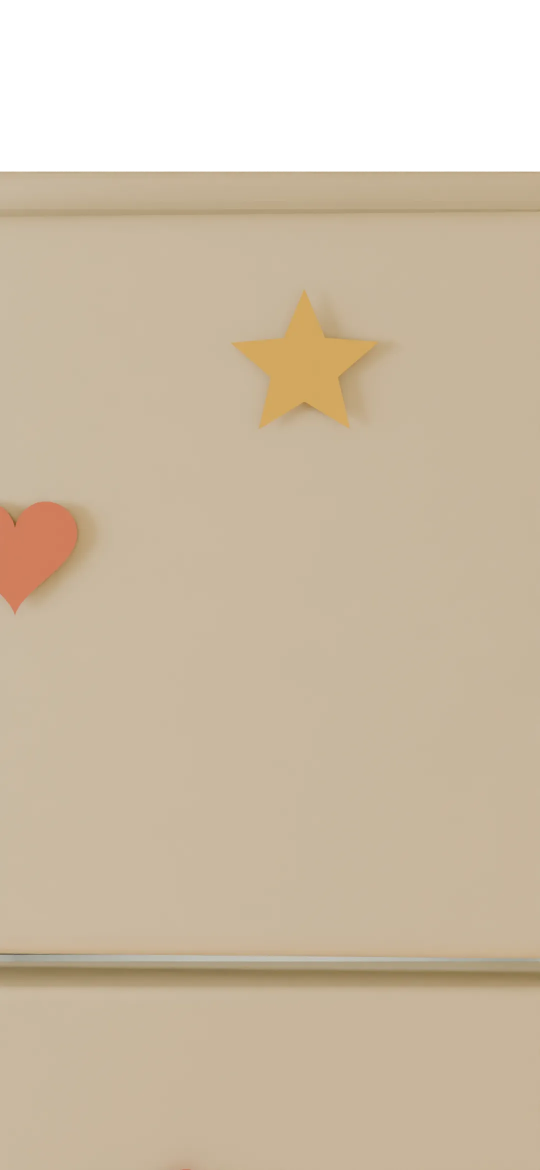
#> input picture assets/scenes/kitchen/fridge-v2/cream/morning/freezer_door_001.webp, 1080 x 2340 px, given in place of approach_000.webp, which was not available (shown at 1/2 size)
$ python make-preview-gif.py
#> lines starting #> are read from the running program, lines starting #| are printed output that depends on the picture; pictures that were not available may be replaced by others from this repository, and a replacement may not be noted
from pathlib import Path
from PIL import Image
BASE=Path('E:/work/SOFRA/app/design-assets/blender/current/fridge-motion-r18')
frames=[]
for phase,count in [('approach',30),('door',14)]:
 for i in range(count):
  with Image.open(BASE/f'frames/morning/{phase}_{i:03d}.webp') as source:
#> source is the input picture: PIL image 1080x2340 RGBA; mean R, G, B, A 169.9, 154.4, 132, 217.6
   backdrop=Image.new('RGBA',source.size,(238,228,209,255));backdrop.alpha_composite(source.convert('RGBA'))
#> after `backdrop = Image.new('RGBA', source.size, (238, 228, 209, 255))`:
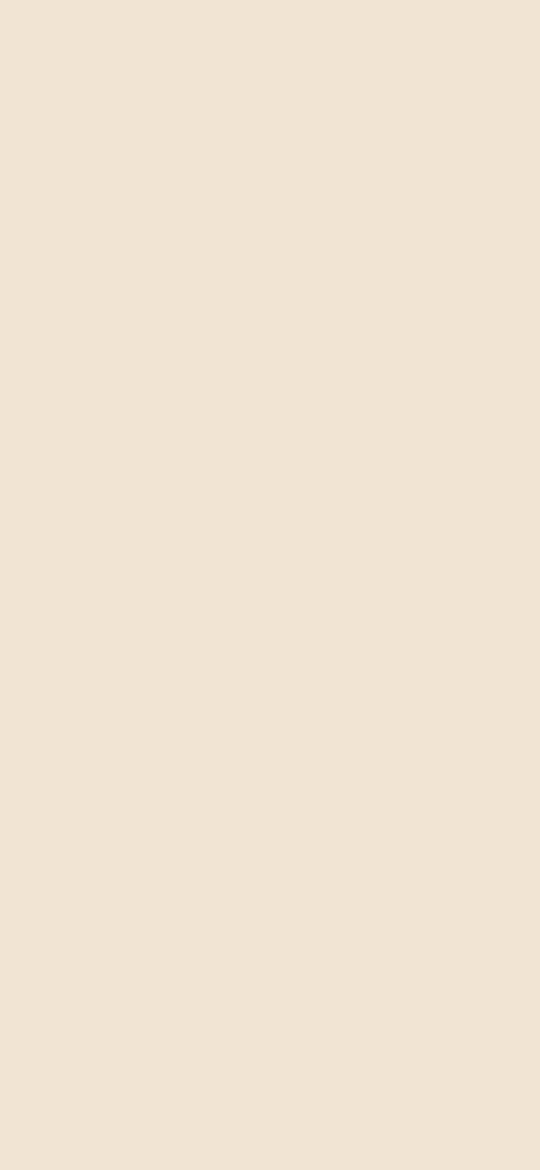
#> backdrop: PIL image 1080x2340 RGBA (shown at 1/2 size); mean R, G, B, A 238, 228, 209, 255
#> after `backdrop.alpha_composite(source.convert('RGBA'))`:
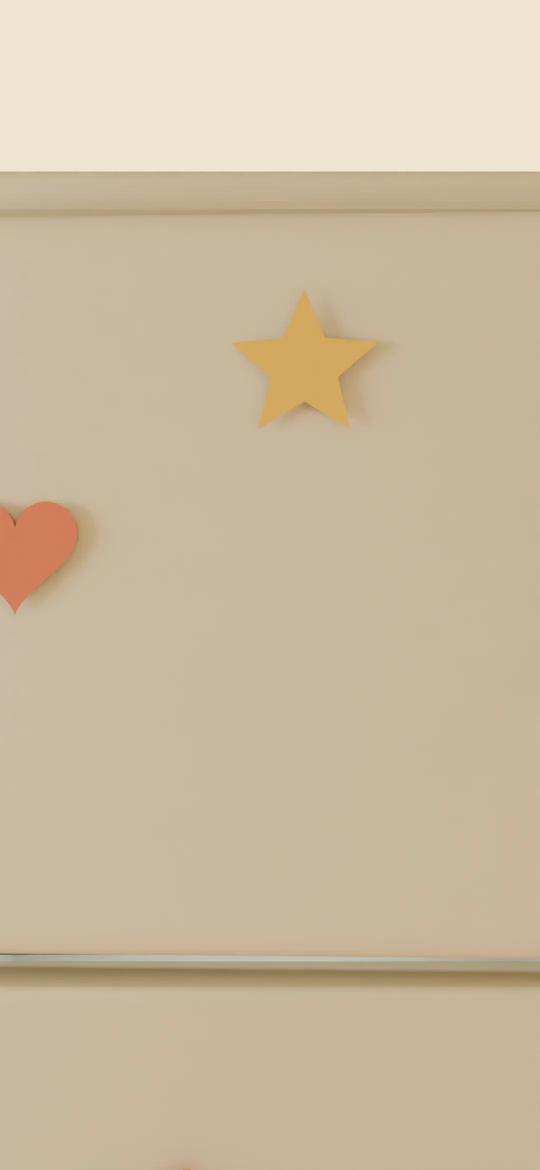
#> backdrop: PIL image 1080x2340 RGBA (shown at 1/2 size); mean R, G, B, A 204.2, 187.3, 162.2, 255
#> (the run stopped early here; a loop or call above may not have finished)

$ run again, on assets/scenes/kitchen/fridge-v2/cream/morning/freezer_door_007.webp
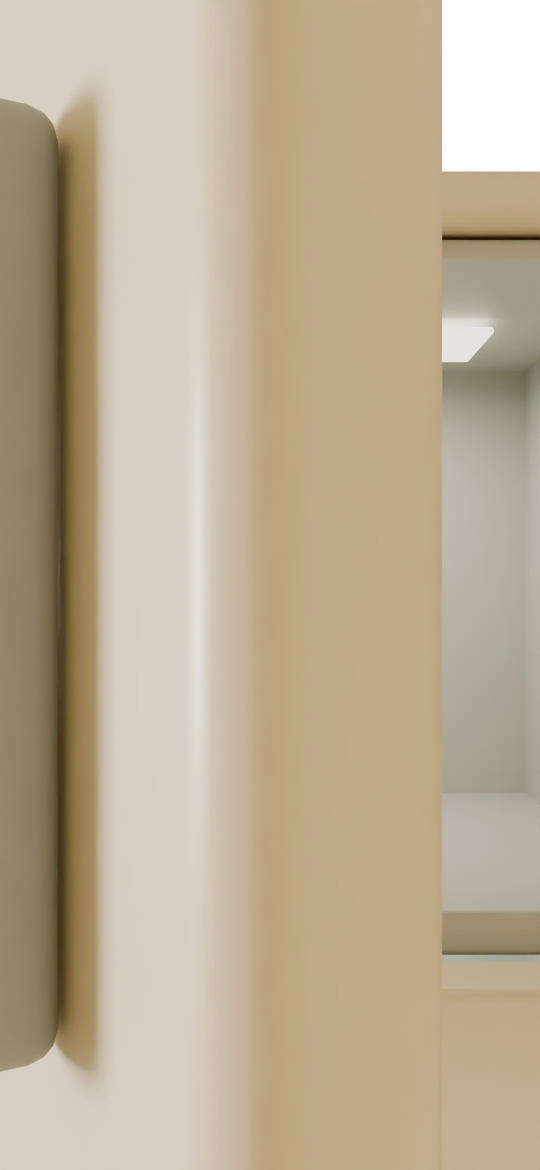
#> input picture assets/scenes/kitchen/fridge-v2/cream/morning/freezer_door_007.webp, 1080 x 2340 px, given in place of approach_000.webp, which was not available (shown at 1/2 size)
#> source is the input picture: PIL image 1080x2340 RGBA; mean R, G, B, A 181.5, 167.1, 141.8, 248.2
#> `backdrop.alpha_composite(source.convert('RGBA'))`:
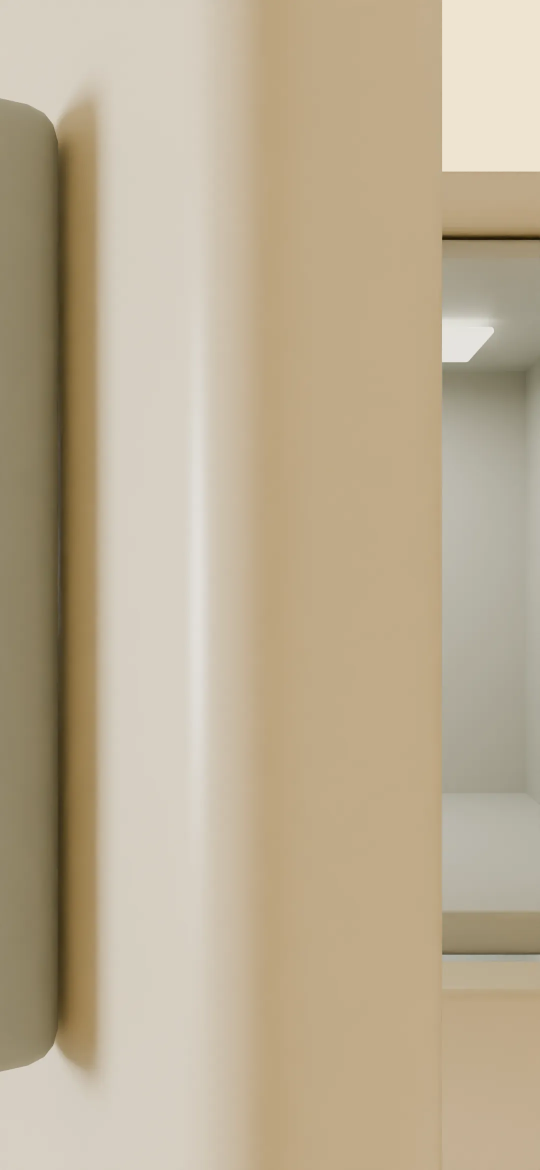
#> backdrop: PIL image 1080x2340 RGBA (shown at 1/2 size); mean R, G, B, A 187.6, 173, 147.2, 255

$ run again, on assets/scenes/kitchen/fridge-v2/cream/morning/freezer_door_008.webp
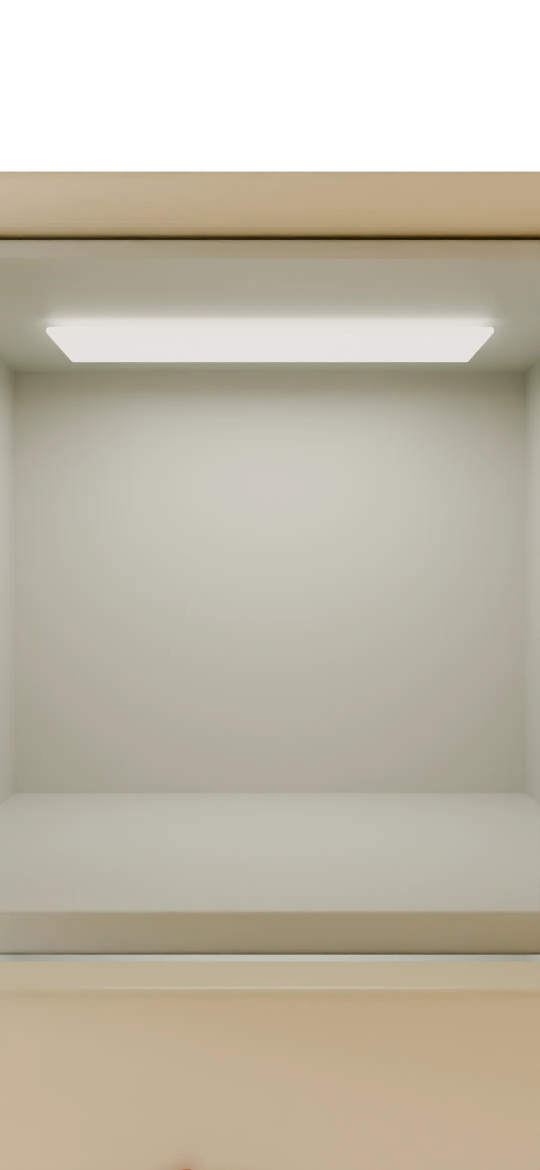
#> input picture assets/scenes/kitchen/fridge-v2/cream/morning/freezer_door_008.webp, 1080 x 2340 px, given in place of approach_000.webp, which was not available (shown at 1/2 size)
#> source is the input picture: PIL image 1080x2340 RGBA; mean R, G, B, A 156.3, 149.1, 133.4, 217.6
#> `backdrop.alpha_composite(source.convert('RGBA'))`:
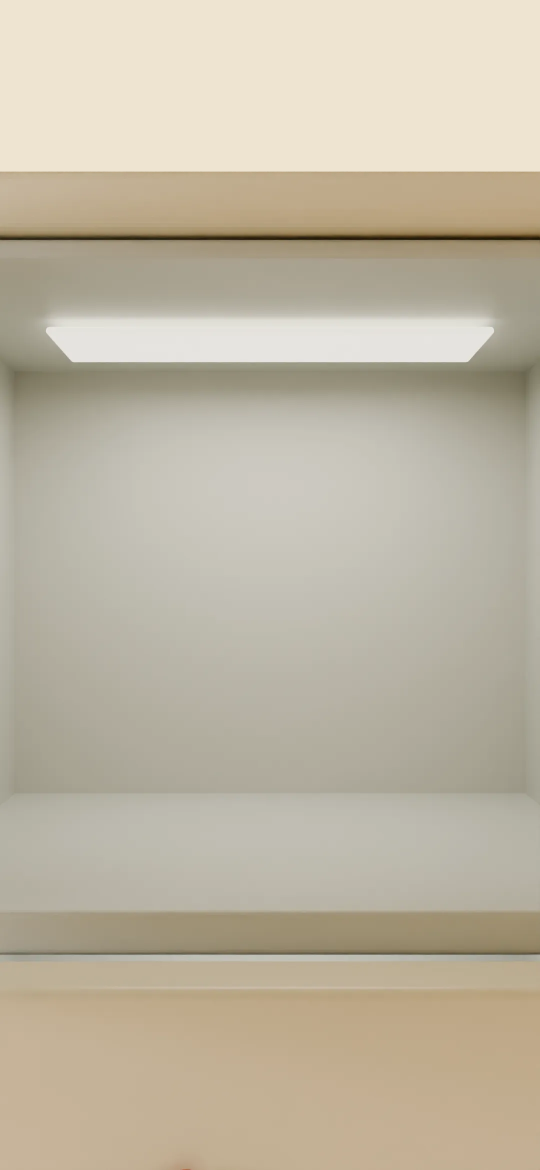
#> backdrop: PIL image 1080x2340 RGBA (shown at 1/2 size); mean R, G, B, A 190.7, 182, 163.5, 255
